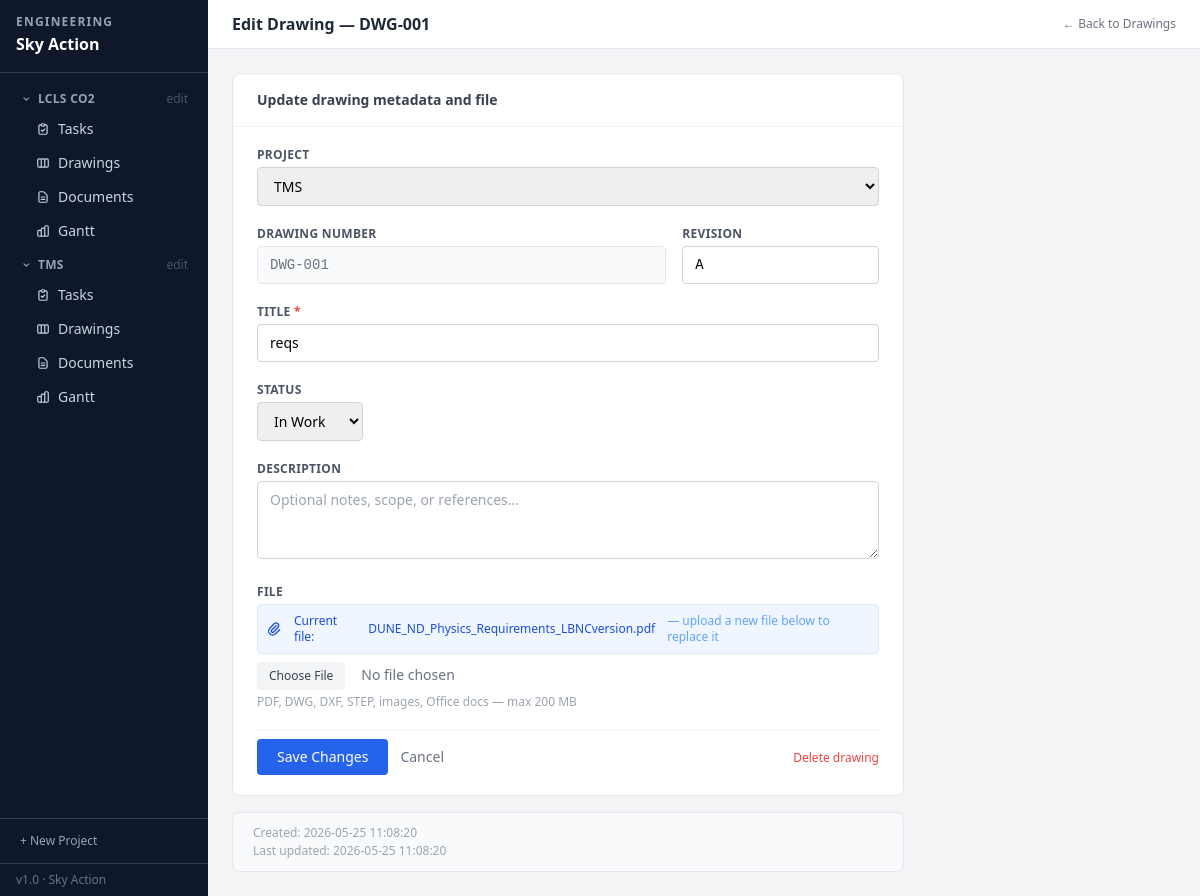
Page /drawings/9/edit on the committed database.
### tables this page shows
CREATE TABLE projects (
    id          INTEGER PRIMARY KEY AUTOINCREMENT,
    name        TEXT NOT NULL,
    description TEXT DEFAULT '',
    status      TEXT NOT NULL DEFAULT 'Active',
    created_at  TEXT NOT NULL DEFAULT (datetime('now','localtime')),
    updated_at  TEXT NOT NULL DEFAULT (datetime('now','localtime'))
);

CREATE TABLE drawings (
    id          INTEGER PRIMARY KEY AUTOINCREMENT,
    number      TEXT UNIQUE NOT NULL,
    title       TEXT NOT NULL,
    revision    TEXT NOT NULL DEFAULT 'A',
    status      TEXT NOT NULL DEFAULT 'In Work',
    description TEXT DEFAULT '',
    filename    TEXT,
    orig_name   TEXT,
    created_at  TEXT NOT NULL DEFAULT (datetime('now','localtime')),
    updated_at  TEXT NOT NULL DEFAULT (datetime('now','localtime'))
, project_id INTEGER REFERENCES projects(id) ON DELETE SET NULL);

### app.py (the view, shortened to what this page needs)
@app.route('/drawings/<int:id>/edit', methods=['GET', 'POST'])
def drawing_edit(id):
    db = get_db()
    row = db.execute("SELECT * FROM drawings WHERE id=?", (id,)).fetchone()
    if not row:
        abort(404)
    return render_template('drawing_form.html', drawing=row, auto=None, default_project='')

### app.py (called while the page is built)
def get_db():
    if 'db' not in g:
        g.db = sqlite3.connect(str(DB_PATH))
        g.db.row_factory = sqlite3.Row
        g.db.execute("PRAGMA foreign_keys = ON")
    return g.db

@app.context_processor
def inject_globals():
    from datetime import date
    projects = get_db().execute("SELECT * FROM projects ORDER BY name").fetchall()
    return {'now': date.today().isoformat(), 'all_projects': projects}

### templates/drawing_form.html (shortened to what this page needs)
{% extends "base.html" %}
{% block header %}{% if drawing %}Edit Drawing — {{ drawing.number }}{% else %}New Drawing{% endif %}{% endblock %}
{% block header_actions %}
  <a href="{{ url_for('drawings') }}" class="text-xs text-gray-500 hover:text-gray-700">← Back to Drawings</a>
{% endblock %}
{% block content %}
<div class="max-w-2xl">
  <div class="bg-white rounded-lg border border-gray-200">
    <div class="px-6 py-4 border-b border-gray-100">
      <h2 class="font-semibold text-gray-700">
        {% if drawing %}Update drawing metadata and file{% else %}Register a new drawing{% endif %}
      </h2>
    </div>
    <form method="post" enctype="multipart/form-data" class="px-6 py-5 space-y-5">
      <div>
        <label class="block text-xs font-semibold text-gray-600 uppercase tracking-wide mb-1">Project</label>
        <select name="project_id"
                class="w-full border border-gray-300 rounded px-3 py-2 text-sm focus:outline-none focus:ring-2 focus:ring-blue-400">
          {% for p in all_projects %}
            <option value="{{ p.id }}"
              {% if (drawing and drawing.project_id == p.id) or (not drawing and default_project == p.id | string) %}selected{% endif %}>
              {{ p.name }}
            </option>
          {% endfor %}
        </select>
      </div>
      <div class="grid grid-cols-3 gap-4">
        <div class="col-span-2">
          <label class="block text-xs font-semibold text-gray-600 uppercase tracking-wide mb-1">Drawing Number</label>
          {% if drawing %}
            <input type="text" value="{{ drawing.number }}" readonly
                   class="w-full border border-gray-200 bg-gray-50 rounded px-3 py-2 text-sm font-mono text-gray-500 cursor-not-allowed">
          {% endif %}
        </div>
        <div>
          <label class="block text-xs font-semibold text-gray-600 uppercase tracking-wide mb-1">Revision</label>
          <input type="text" name="revision"
                 value="{{ drawing.revision if drawing else 'A' }}"
                 maxlength="8"
                 class="w-full border border-gray-300 rounded px-3 py-2 text-sm font-mono focus:outline-none focus:ring-2 focus:ring-blue-400"
                 placeholder="A">
        </div>
      </div>
      <div>
        <label class="block text-xs font-semibold text-gray-600 uppercase tracking-wide mb-1">
          Title <span class="text-red-500">*</span>
        </label>
        <input type="text" name="title" required
               value="{{ drawing.title if drawing else '' }}"
               class="w-full border border-gray-300 rounded px-3 py-2 text-sm focus:outline-none focus:ring-2 focus:ring-blue-400"
               placeholder="e.g. Assembly — Main Frame">
      </div>
      <div>
        <label class="block text-xs font-semibold text-gray-600 uppercase tracking-wide mb-1">Status</label>
        <select name="status"
                class="border border-gray-300 rounded px-3 py-2 text-sm focus:outline-none focus:ring-2 focus:ring-blue-400">
          {% for s in ['In Work', 'Released', 'Obsolete'] %}
            <option value="{{ s }}" {% if (drawing and drawing.status == s) or (not drawing and s == 'In Work') %}selected{% endif %}>
              {{ s }}
            </option>
          {% endfor %}
        </select>
      </div>
      <div>
        <label class="block text-xs font-semibold text-gray-600 uppercase tracking-wide mb-1">Description</label>
        <textarea name="description" rows="3"
                  class="w-full border border-gray-300 rounded px-3 py-2 text-sm focus:outline-none focus:ring-2 focus:ring-blue-400 resize-y"
                  placeholder="Optional notes, scope, or references…">{{ drawing.description if drawing else '' }}</textarea>
      </div>
      <div>
        <label class="block text-xs font-semibold text-gray-600 uppercase tracking-wide mb-1">File</label>
        {% if drawing and drawing.filename %}
          <div class="flex items-center gap-3 mb-2 p-2 bg-blue-50 border border-blue-100 rounded text-xs text-blue-700">
            <svg class="w-4 h-4 flex-shrink-0" fill="none" stroke="currentColor" viewBox="0 0 24 24">
              <path stroke-linecap="round" stroke-linejoin="round" stroke-width="2"
                    d="M15.172 7l-6.586 6.586a2 2 0 102.828 2.828l6.414-6.586a4 4 0 00-5.656-5.656l-6.415 6.585a6 6 0 108.486 8.486L20.5 13"/>
            </svg>
            Current file:
            <a href="{{ url_for('drawing_file', id=drawing.id) }}"
               class="font-medium hover:underline">{{ drawing.orig_name }}</a>
            <span class="text-blue-400">— upload a new file below to replace it</span>
          </div>
        {% endif %}
        <input type="file" name="file"
               class="block w-full text-sm text-gray-500
                      file:mr-4 file:py-1.5 file:px-3 file:rounded file:border-0
                      file:text-xs file:font-medium file:bg-gray-100 file:text-gray-700
                      hover:file:bg-gray-200 cursor-pointer"
               accept=".pdf,.dwg,.dxf,.step,.stp,.iges,.igs,.stl,.png,.jpg,.jpeg,.gif,.tif,.tiff,.bmp,.svg,.doc,.docx,.xls,.xlsx,.ppt,.pptx,.txt,.csv,.zip">
        <div class="text-xs text-gray-400 mt-1">PDF, DWG, DXF, STEP, images, Office docs — max 200 MB</div>
      </div>
      <div class="flex items-center gap-3 pt-2 border-t border-gray-100">
        <button type="submit"
                class="bg-blue-600 hover:bg-blue-700 text-white text-sm font-medium px-5 py-2 rounded transition-colors">
          {% if drawing %}Save Changes{% else %}Create Drawing{% endif %}
        </button>
        <a href="{{ url_for('drawings') }}" class="text-sm text-gray-500 hover:text-gray-700">Cancel</a>
        {% if drawing %}
          <div class="flex-1 text-right">
            <form action="{{ url_for('drawing_delete', id=drawing.id) }}" method="post"
                  onsubmit="return confirm('Permanently delete {{ drawing.number }}?')">
              <button type="submit" class="text-xs text-red-500 hover:text-red-700">Delete drawing</button>
            </form>
          </div>
        {% endif %}
      </div>
    </form>
  </div>
  {% if drawing %}
  <div class="mt-4 bg-gray-50 border border-gray-200 rounded-lg px-5 py-3 text-xs text-gray-400 space-y-0.5">
    <div>Created: {{ drawing.created_at }}</div>
    <div>Last updated: {{ drawing.updated_at }}</div>
  </div>
  {% endif %}
</div>
{% endblock %}

### templates/base.html (shortened to what this page needs)
<!DOCTYPE html>
<html lang="en">
<head>
  <script src="https://cdn.tailwindcss.com"></script>
</head>
<body class="bg-gray-100 min-h-screen flex text-sm">
  <nav class="w-52 bg-slate-900 text-white flex flex-col min-h-screen flex-shrink-0 fixed top-0 left-0 h-full z-10">
    <div class="px-4 py-4 border-b border-slate-700">
      <div class="text-xs font-bold text-slate-400 uppercase tracking-widest leading-none">Engineering</div>
      <div class="text-base font-bold text-white mt-1">Sky Action</div>
    </div>
    <ul class="flex-1 p-2 space-y-1 mt-1 overflow-y-auto">
      {% for proj in all_projects %}
      {% set active_proj = request.args.get('project_name') == proj.name %}
      <li>
        <button onclick="toggleProj({{ proj.id }}, this)"
                class="w-full flex items-center gap-1.5 px-3 py-1.5 rounded text-xs font-semibold uppercase tracking-wide transition-colors
                       {% if active_proj %}text-white{% else %}text-slate-400 hover:text-white{% endif %}">
          <svg id="chev-{{ proj.id }}" class="w-3 h-3 flex-shrink-0" style="transform:rotate(90deg);transition:transform 0.15s" fill="currentColor" viewBox="0 0 20 20">
            <path fill-rule="evenodd" d="M7.293 4.707a1 1 0 011.414 0l4 4a1 1 0 010 1.414l-4 4a1 1 0 01-1.414-1.414L10.586 9 7.293 5.707a1 1 0 010-1.414z" clip-rule="evenodd"/>
          </svg>
          {{ proj.name }}
          <a href="{{ url_for('project_edit', id=proj.id) }}"
             onclick="event.stopPropagation()"
             class="ml-auto text-slate-600 hover:text-slate-300 text-xs font-normal normal-case tracking-normal">edit</a>
        </button>
        <ul id="proj-{{ proj.id }}" class="ml-4 space-y-0.5 mb-1">
          <li>
            <a href="{{ url_for('tasks', project_name=proj.name) }}"
               class="flex items-center gap-2 px-3 py-1.5 rounded text-sm font-medium transition-colors
                      {% if 'task' in (request.endpoint or '') and active_proj %}bg-slate-600 text-white{% else %}text-slate-300 hover:bg-slate-700 hover:text-white{% endif %}">
              <svg class="w-3.5 h-3.5 flex-shrink-0" fill="none" stroke="currentColor" viewBox="0 0 24 24">
                <path stroke-linecap="round" stroke-linejoin="round" stroke-width="2" d="M9 5H7a2 2 0 00-2 2v12a2 2 0 002 2h10a2 2 0 002-2V7a2 2 0 00-2-2h-2M9 5a2 2 0 002 2h2a2 2 0 002-2M9 5a2 2 0 012-2h2a2 2 0 012 2m-6 9l2 2 4-4"/>
              </svg>
              Tasks
            </a>
          </li>
          <li>
            <a href="{{ url_for('drawings', project_name=proj.name) }}"
               class="flex items-center gap-2 px-3 py-1.5 rounded text-sm font-medium transition-colors
                      {% if 'drawing' in (request.endpoint or '') and active_proj %}bg-slate-600 text-white{% else %}text-slate-300 hover:bg-slate-700 hover:text-white{% endif %}">
              Drawings
            </a>
          </li>
          <li>
            <a href="{{ url_for('documents', project_name=proj.name) }}"
               class="flex items-center gap-2 px-3 py-1.5 rounded text-sm font-medium transition-colors
                      {% if 'document' in (request.endpoint or '') and active_proj %}bg-slate-600 text-white{% else %}text-slate-300 hover:bg-slate-700 hover:text-white{% endif %}">
              <svg class="w-3.5 h-3.5 flex-shrink-0" fill="none" stroke="currentColor" viewBox="0 0 24 24">
                <path stroke-linecap="round" stroke-linejoin="round" stroke-width="2" d="M9 12h6m-6 4h6m2 5H7a2 2 0 01-2-2V5a2 2 0 012-2h5.586a1 1 0 01.707.293l5.414 5.414a1 1 0 01.293.707V19a2 2 0 01-2 2z"/>
              </svg>
              Documents
            </a>
          </li>
          <li>
            <a href="{{ url_for('gantt', project_name=proj.name) }}"
               class="flex items-center gap-2 px-3 py-1.5 rounded text-sm font-medium transition-colors
                      {% if request.endpoint == 'gantt' and active_proj %}bg-slate-600 text-white{% else %}text-slate-300 hover:bg-slate-700 hover:text-white{% endif %}">
              Gantt
            </a>
          </li>
        </ul>
      </li>
      {% else %}
      <li class="px-3 py-2 text-xs text-slate-500 italic">No projects yet.</li>
      {% endfor %}
    </ul>
    <div class="px-2 py-2 border-t border-slate-700">
      <a href="{{ url_for('project_new') }}"
         class="flex items-center gap-2 px-3 py-1.5 rounded text-xs text-slate-400 hover:text-white hover:bg-slate-700 transition-colors">
        + New Project
      </a>
    </div>
    <div class="px-4 py-2 border-t border-slate-700 text-xs text-slate-500">v1.0 · Sky Action</div>
  </nav>
  <div class="flex-1 flex flex-col min-h-screen ml-52">
    <header class="bg-white border-b border-gray-200 px-6 py-3 flex items-center gap-3 sticky top-0 z-10">
      <h1 class="text-base font-semibold text-gray-800">{% block header %}{% endblock %}</h1>
      <div class="flex items-center gap-2">{% block header_actions %}{% endblock %}</div>
    </header>
    <main class="flex-1 p-6">
      {% block content %}{% endblock %}
    </main>
  </div>
</body>
</html>

### rows in the picture
projects: name "LCLS CO2"
projects: name "TMS"
drawings: number "DWG-001", project_id "TMS", revision "A", title "reqs", status "In Work", orig_name "DUNE_ND_Physics_Requirements_LBNCversion.pdf", created_at "2026-05-25 11:08:20", updated_at "2026-05-25 11:08:20"
